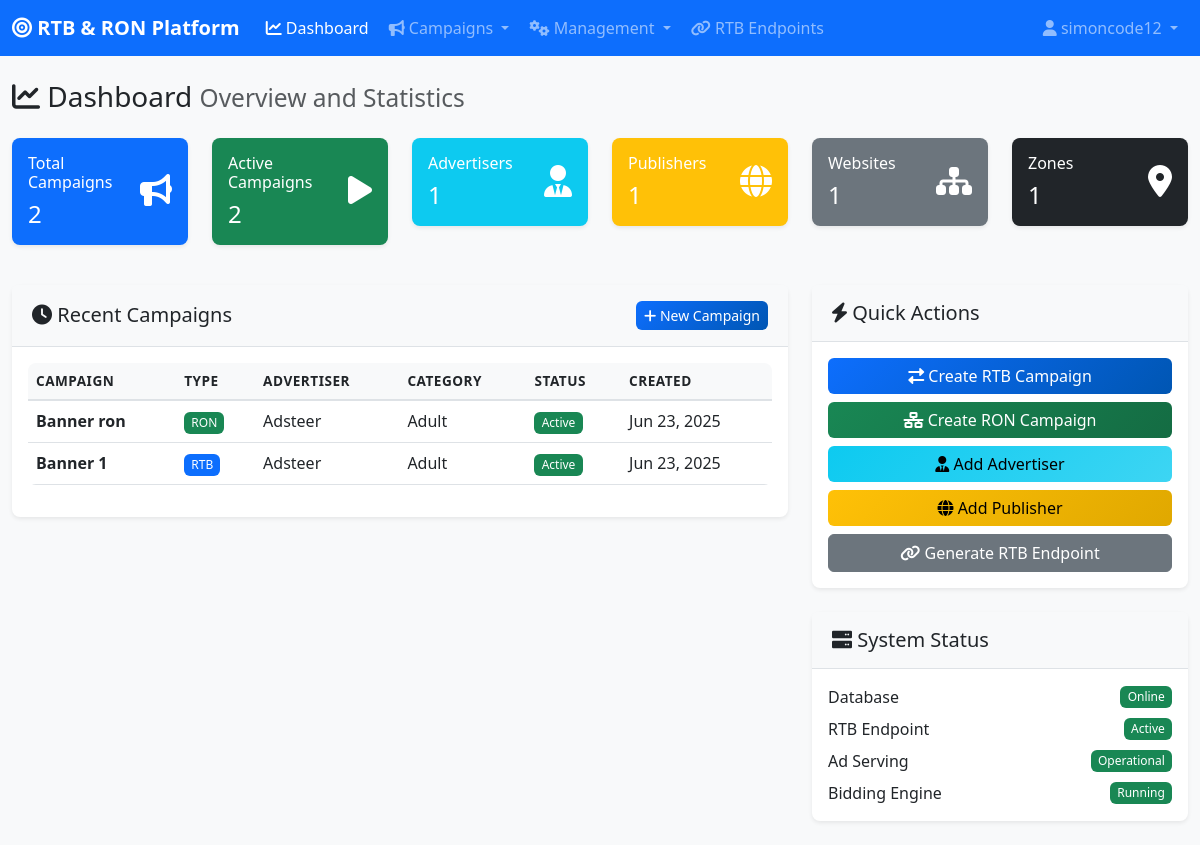
Page /admin/dashboard.php (signed in) on the earlier database version.
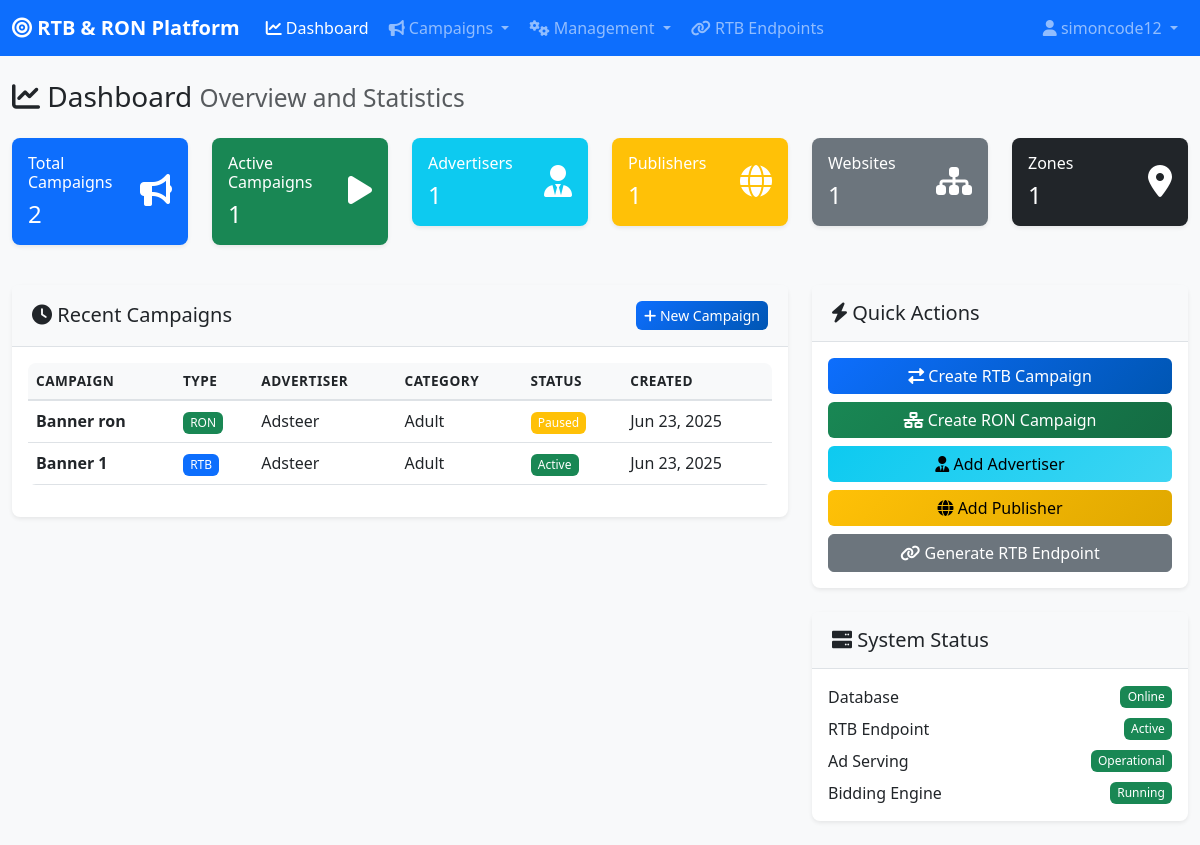
Same page on the later database version.
### tables this page shows
CREATE TABLE `campaigns` (
  `id` int(11) NOT NULL,
  `advertiser_id` int(11) DEFAULT NULL,
  `name` varchar(255) NOT NULL,
  `type` enum('rtb','ron') NOT NULL,
  `category_id` int(11) DEFAULT NULL,
  `bid_type` enum('cpm','cpc') DEFAULT 'cpm',
  `daily_budget` decimal(10,2) DEFAULT NULL,
  `total_budget` decimal(10,2) DEFAULT NULL,
  `daily_spent` decimal(10,2) DEFAULT 0.00,
  `total_spent` decimal(10,2) DEFAULT 0.00,
  `start_date` date DEFAULT NULL,
  `end_date` date DEFAULT NULL,
  `status` enum('active','paused','completed','pending') DEFAULT 'active',
  `endpoint_url` varchar(500) DEFAULT NULL,
  `target_countries` longtext DEFAULT NULL CHECK (json_valid(`target_countries`)),
  `target_browsers` longtext DEFAULT NULL CHECK (json_valid(`target_browsers`)),
  `target_devices` longtext DEFAULT NULL CHECK (json_valid(`target_devices`)),
  `target_os` longtext DEFAULT NULL CHECK (json_valid(`target_os`)),
  `banner_sizes` longtext DEFAULT NULL CHECK (json_valid(`banner_sizes`)),
  `created_at` timestamp NULL DEFAULT current_timestamp(),
  `updated_at` timestamp NULL DEFAULT current_timestamp() ON UPDATE current_timestamp()
);

CREATE TABLE `advertisers` (
  `id` int(11) NOT NULL,
  `name` varchar(255) NOT NULL,
  `email` varchar(100) DEFAULT NULL,
  `website` varchar(255) DEFAULT NULL,
  `contact_person` varchar(100) DEFAULT NULL,
  `phone` varchar(20) DEFAULT NULL,
  `balance` decimal(10,2) DEFAULT 0.00,
  `status` enum('active','inactive','pending') DEFAULT 'active',
  `created_at` timestamp NULL DEFAULT current_timestamp(),
  `updated_at` timestamp NULL DEFAULT current_timestamp() ON UPDATE current_timestamp(),
  `notes` text DEFAULT NULL
);

CREATE TABLE `categories` (
  `id` int(11) NOT NULL,
  `name` varchar(100) NOT NULL,
  `description` text DEFAULT NULL,
  `type` enum('adult','mainstream') DEFAULT 'mainstream',
  `status` enum('active','inactive') DEFAULT 'active',
  `created_at` timestamp NULL DEFAULT current_timestamp(),
  `updated_at` timestamp NULL DEFAULT current_timestamp() ON UPDATE current_timestamp()
);

### config/database.php (called while the page is built, shortened)
<?php
function formatNumber($number) {
    return number_format($number);
}
?>

### admin/dashboard.php (the view, shortened to what the changed rows need)
<?php
include 'includes/header.php';
$stats = [
    'total_campaigns' => $pdo->query("SELECT COUNT(*) FROM campaigns")->fetchColumn(),
    'active_campaigns' => $pdo->query("SELECT COUNT(*) FROM campaigns WHERE status = 'active'")->fetchColumn(),
    'total_advertisers' => $pdo->query("SELECT COUNT(*) FROM advertisers WHERE status = 'active'")->fetchColumn(),
    'total_publishers' => $pdo->query("SELECT COUNT(*) FROM publishers WHERE status = 'active'")->fetchColumn(),
    'total_websites' => $pdo->query("SELECT COUNT(*) FROM websites WHERE status = 'active'")->fetchColumn(),
    'total_zones' => $pdo->query("SELECT COUNT(*) FROM zones WHERE status = 'active'")->fetchColumn()
];
$recent_campaigns = $pdo->query("
    SELECT c.*, a.name as advertiser_name, cat.name as category_name
    FROM campaigns c
    LEFT JOIN advertisers a ON c.advertiser_id = a.id
    LEFT JOIN categories cat ON c.category_id = cat.id
    ORDER BY c.created_at DESC
    LIMIT 5
")->fetchAll();
?>
<div class="row">
    <div class="col-12">
        <h1 class="h3 mb-4">
            <i class="fas fa-chart-line"></i> Dashboard
            <small class="text-muted">Overview and Statistics</small>
        </h1>
    </div>
</div>
<div class="row mb-4">
    <div class="col-lg-2 col-md-4 col-sm-6 mb-3">
        <div class="card bg-success text-white">
            <div class="card-body">
                <div class="d-flex justify-content-between">
                    <div>
                        <h6 class="card-title">Active Campaigns</h6>
                        <h4 class="mb-0"><?php echo formatNumber($stats['active_campaigns']); ?></h4>
                    </div>
                </div>
            </div>
        </div>
    </div>
</div>
<div class="row">
    <div class="col-lg-8 mb-4">
        <div class="card">
            <div class="card-body">
                <?php if (empty($recent_campaigns)): ?>
                    <div class="text-center py-4">
                        <i class="fas fa-bullhorn fa-3x text-muted mb-3"></i>
                        <p class="text-muted">No campaigns created yet.</p>
                        <a href="rtb-sell.php" class="btn btn-primary">Create Your First Campaign</a>
                    </div>
                <?php else: ?>
                    <div class="table-responsive">
                        <table class="table table-hover">
                            <thead>
                                <tr>
                                    <th>Campaign</th>
                                    <th>Type</th>
                                    <th>Advertiser</th>
                                    <th>Category</th>
                                    <th>Status</th>
                                    <th>Created</th>
                                </tr>
                            </thead>
                            <tbody>
                                <?php foreach ($recent_campaigns as $campaign): ?>
                                <tr>
                                    <td>
                                        <strong><?php echo htmlspecialchars($campaign['name']); ?></strong>
                                    </td>
                                    <td>
                                        <span class="badge bg-<?php echo $campaign['type'] == 'rtb' ? 'primary' : 'success'; ?>">
                                            <?php echo strtoupper($campaign['type']); ?>
                                        </span>
                                    </td>
                                    <td><?php echo htmlspecialchars($campaign['advertiser_name'] ?? 'N/A'); ?></td>
                                    <td><?php echo htmlspecialchars($campaign['category_name'] ?? 'N/A'); ?></td>
                                    <td>
                                        <span class="badge bg-<?php
                                            echo $campaign['status'] == 'active' ? 'success' :
                                                ($campaign['status'] == 'paused' ? 'warning' : 'secondary');
                                        ?>">
                                            <?php echo ucfirst($campaign['status']); ?>
                                        </span>
                                    </td>
                                    <td><?php echo date('M j, Y', strtotime($campaign['created_at'])); ?></td>
                                </tr>
                                <?php endforeach; ?>
                            </tbody>
                        </table>
                    </div>
                <?php endif; ?>
            </div>
        </div>
    </div>
</div>
<?php include 'includes/footer.php'; ?>

Differences in the rows shown:
changed campaigns "Banner ron": status "Active" → "Paused"
Other differences:
formatNumber($stats['active_campaigns']): "2" → "1"
